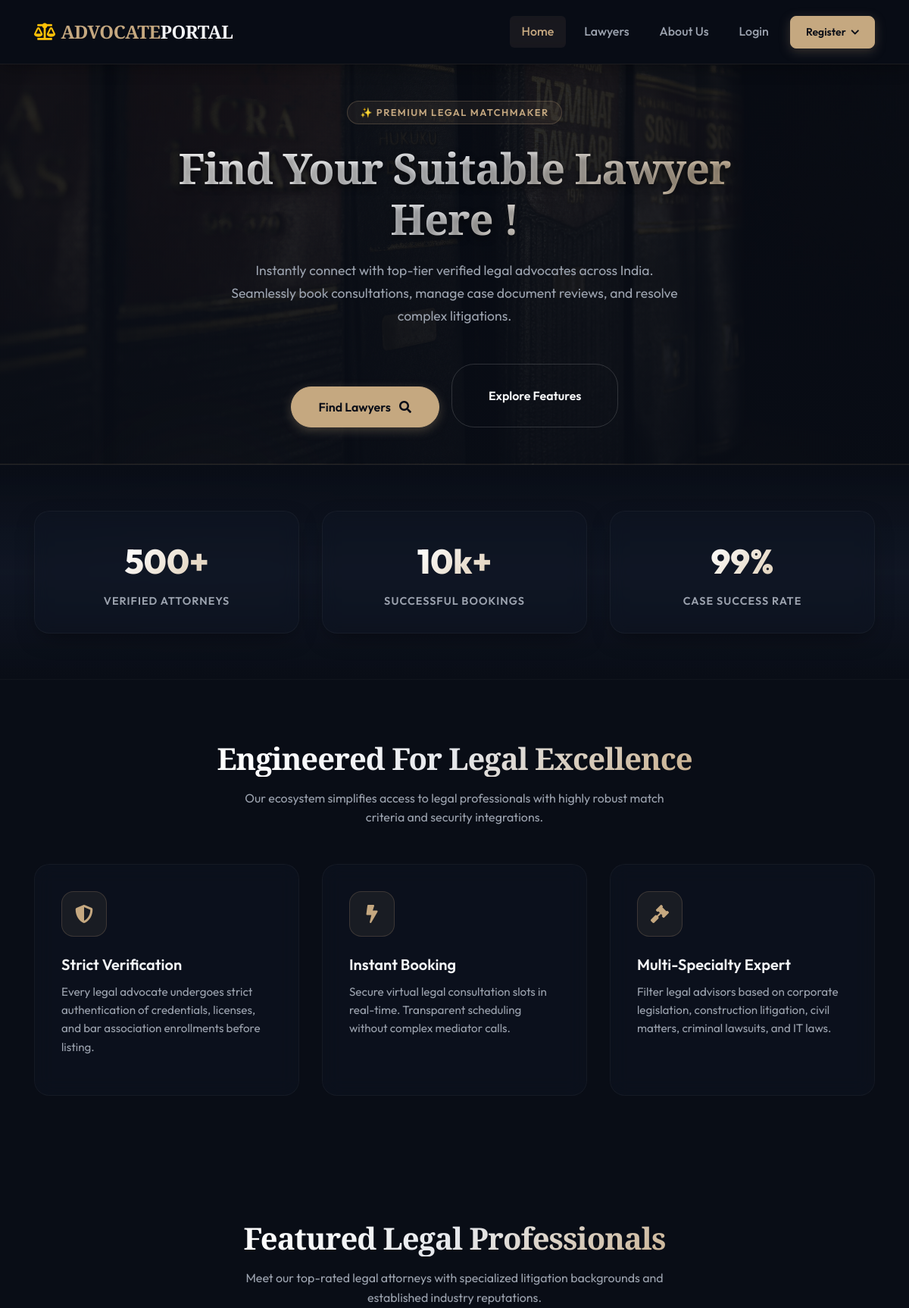
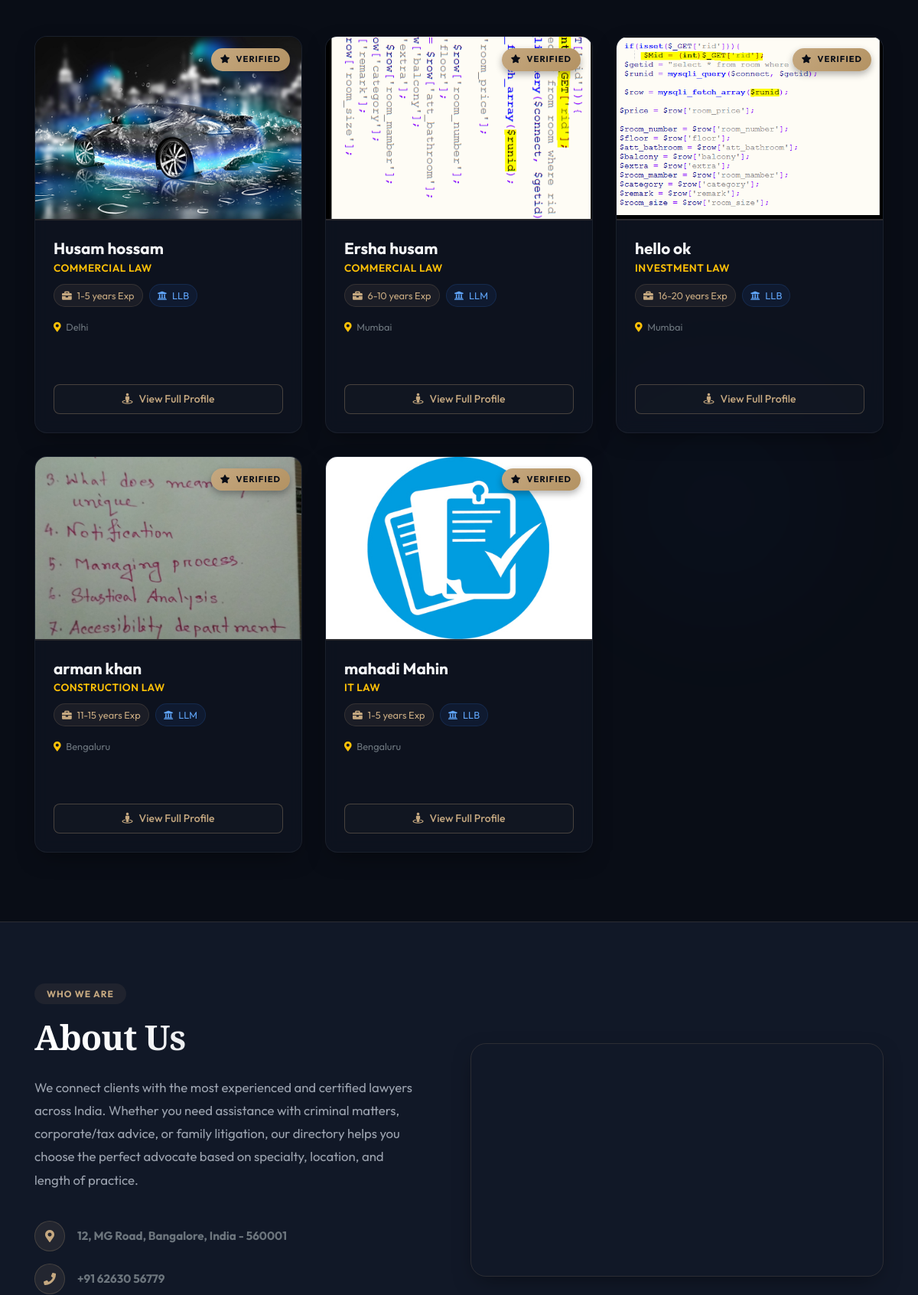
The page / (upper part) on the database its author committed (2 pictures, top to bottom).
### tables this page shows
CREATE TABLE `user` (
  `u_id` varchar(20) NOT NULL,
  `first_Name` varchar(100) NOT NULL,
  `last_Name` varchar(100) NOT NULL,
  `email` varchar(100) NOT NULL,
  `password` varchar(100) NOT NULL,
  `status` varchar(100) NOT NULL,
  `role` varchar(100) NOT NULL
);

CREATE TABLE `lawyer` (
  `lawyer_id` varchar(20) NOT NULL,
  `contact_Number` varchar(15) NOT NULL,
  `university_College` varchar(100) NOT NULL,
  `degree` varchar(100) NOT NULL,
  `passing_year` varchar(100) NOT NULL,
  `full_address` varchar(200) NOT NULL,
  `city` varchar(50) NOT NULL,
  `zip_code` varchar(50) NOT NULL,
  `practise_Length` varchar(100) NOT NULL,
  `case_handle` varchar(500) NOT NULL,
  `speciality` varchar(100) NOT NULL,
  `image` varchar(150) NOT NULL
);

### index.php (the view, shortened to what this page needs)
<!doctype html>
<html lang="en">
	<head>
		<link rel="stylesheet" href="https://use.fontawesome.com/releases/v5.8.1/css/all.css">
		<link rel="stylesheet" href="css/bootstrap.css">
		<link rel="stylesheet" href="css/style.css">
		<link rel="stylesheet" href="css/media.css">
	</head>
	<body>
		<div class="floating-orb orb-accent" style="top: 15%; left: 10%;"></div>
		<header class="customnav">
			<div class="container">
				<div class="row">
					<div class="col-md-12">
						<nav class="navbar navbar-expand-lg px-0">
							<a class="navbar-brand cus-a d-flex align-items-center" href="index.php" style="font-family: 'Playfair Display', serif; font-weight: 700; letter-spacing: -0.5px;">
								<i class="fas fa-balance-scale mr-2 text-warning" style="font-size: 1.4rem;"></i>
								<span>ADVOCATE<span style="color: var(--text-primary);">PORTAL</span></span>
							</a>
							<div class="collapse navbar-collapse" id="navbarSupportedContent">
								<ul class="navbar-nav ml-auto align-items-center">
									<li class="active">
										<a class="nav-link cus-a" href="index.php">Home</a>
									</li>
									<li class="">
										<a class="nav-link cus-a" href="lawyers.php">Lawyers</a>
									</li>
									<li class="">
										<a class="nav-link cus-a" href="#about-us">About Us</a>
									</li>
									<?php if(isset($_SESSION['login']) && $_SESSION['login'] == TRUE){ ?>
										<li class="">
											<a class="nav-link cus-a" href="user_dashboard.php">Dashboard</a>
										</li>
										<li class="">
											<a class="btn btn-sm btn-outline-light ml-2 px-3" href="logout.php" style="border-radius: 20px;">Logout</a>
										</li>
									<?php }else{ ?>
										<li class="">
											<a class="nav-link cus-a" href="login.php">Login</a>
										</li>
										<li class="nav-item dropdown">
											<a class="btn btn-sm btn-primary ml-2 px-4 py-2 text-dark font-weight-bold" href="#" id="navbarDropdown" role="button" data-toggle="dropdown" aria-haspopup="true" aria-expanded="false" style="border-radius: 30px; box-shadow: 0 4px 15px rgba(197,168,128,0.25);">
												Register <i class="fas fa-chevron-down ml-1" style="font-size: 0.75rem;"></i>
											</a>
										</li>
									<?php }?>
								</ul>
							</div>
						</nav>
					</div>
				</div>
			</div>
		</header>
		<section>
			<div class="banner">
				<div class="container">
					<div class="row align-items-center">
						<div class="col-md text-center py-5">
							<div class="banner_content">
								<div class="d-inline-flex align-items-center px-3 py-1 mb-4" style="background: rgba(197, 168, 128, 0.08); border: 1px solid rgba(197, 168, 128, 0.25); border-radius: 50px;">
									<span style="font-family: var(--font-sans); font-size: 0.8rem; font-weight: 600; letter-spacing: 1.5px; text-transform: uppercase; color: var(--accent);">
										✨ Premium Legal Matchmaker
									</span>
								</div>
								<h1>Find Your Suitable Lawyer Here !</h1>
								<p class="subtitle mb-5 mx-auto" style="max-width: 600px; font-size: 1.1rem; line-height: 1.7; color: var(--text-secondary);">
									Instantly connect with top-tier verified legal advocates across India. Seamlessly book consultations, manage case document reviews, and resolve complex litigations.
								</p>
								<div class="d-flex flex-wrap justify-content-center gap-3">
									<a href="searchLawyer.php"><button class="btn-lg cusbutton px-5">Find Lawyers <i class="fas fa-search ml-2"></i></button></a>
									<a href="#features" class="btn btn-lg btn-outline-light ml-3 px-5 d-flex align-items-center" style="border-radius: 30px; font-family: var(--font-sans); font-size: 1rem; font-weight: 600; border-color: rgba(255,255,255,0.15);">
										Explore Features
									</a>
								</div>
							</div>
						</div>
					</div>
				</div>
			</div>
		</section>
		<section class="stats-section">
			<div class="container">
				<div class="row">
					<div class="col-md-4 mb-4 mb-md-0">
						<div class="stat-card">
							<div class="stat-number">500+</div>
							<div class="stat-label">Verified Attorneys</div>
						</div>
					</div>
					<div class="col-md-4 mb-4 mb-md-0">
						<div class="stat-card">
							<div class="stat-number">10k+</div>
							<div class="stat-label">Successful Bookings</div>
						</div>
					</div>
					<div class="col-md-4">
						<div class="stat-card">
							<div class="stat-number">99%</div>
							<div class="stat-label">Case Success Rate</div>
						</div>
					</div>
				</div>
			</div>
		</section>
		<section class="features-section" id="features">
			<div class="container">
				<div class="row justify-content-center mb-5">
					<div class="col-md-8 text-center">
						<h2 class="section-title mb-3 font-serif" style="font-size: 2.5rem;">Engineered For Legal Excellence</h2>
						<p style="color: var(--text-secondary); max-width: 600px; margin: 0 auto;">Our ecosystem simplifies access to legal professionals with highly robust match criteria and security integrations.</p>
					</div>
				</div>
				<div class="row">
					<div class="col-md-4 mb-4">
						<div class="feature-card">
							<div class="feature-icon"><i class="fas fa-shield-alt"></i></div>
							<h3>Strict Verification</h3>
							<p>Every legal advocate undergoes strict authentication of credentials, licenses, and bar association enrollments before listing.</p>
						</div>
					</div>
					<div class="col-md-4 mb-4">
						<div class="feature-card">
							<div class="feature-icon"><i class="fas fa-bolt"></i></div>
							<h3>Instant Booking</h3>
							<p>Secure virtual legal consultation slots in real-time. Transparent scheduling without complex mediator calls.</p>
						</div>
					</div>
					<div class="col-md-4 mb-4">
						<div class="feature-card">
							<div class="feature-icon"><i class="fas fa-gavel"></i></div>
							<h3>Multi-Specialty Expert</h3>
							<p>Filter legal advisors based on corporate legislation, construction litigation, civil matters, criminal lawsuits, and IT laws.</p>
						</div>
					</div>
				</div>
			</div>
		</section>
		<section class="lawyerscard">
			<div class="container">
				<div class="row justify-content-center mb-5">
					<div class="col-md-8 text-center">
						<h2 class="section-title mb-3 font-serif" style="font-size: 2.5rem;">Featured Legal Professionals</h2>
						<p style="color: var(--text-secondary); max-width: 600px; margin: 0 auto;">Meet our top-rated legal attorneys with specialized litigation backgrounds and established industry reputations.</p>
					</div>
				</div>
				<div class="row">
					<?php
						$conn = connect();
						$result = mysqli_query($conn,"SELECT * FROM user,lawyer WHERE user.u_id=lawyer.lawyer_id AND user.status='Active' LIMIT 6");
						while($row = mysqli_fetch_array($result)) {
						?>
						<div class="col-md-4 d-flex">
							<div class="card d-flex flex-column justify-content-between">
								<div>
									<span class="badge-premium"><i class="fas fa-star mr-1"></i> Verified</span>
									<img src="images/upload/<?php echo $row["image"]; ?>" class="card-img-top cusimg img-fluid" alt="lawyer profile image">
									<div class="card-body">
										<h5 class="card-title" style="font-family: var(--font-sans); font-weight: 700; margin-bottom: 5px;">
											<?php echo htmlspecialchars($row["first_Name"] . ' ' . $row["last_Name"]); ?>
										</h5>
										<h6 class="card-title text-warning" style="font-size: 0.85rem; font-weight: 600; text-transform: uppercase; letter-spacing: 0.5px; margin-bottom: 12px;">
											<?php echo htmlspecialchars($row["speciality"]); ?>
										</h6>
										<div class="d-flex align-items-center mb-3">
											<span style="font-size: 0.8rem; padding: 4px 10px; background-color: rgba(197, 168, 128, 0.08); border: 1px solid rgba(197,168,128,0.15); border-radius: 20px; color: var(--accent);">
												<i class="fa fa-briefcase mr-1"></i> <?php echo htmlspecialchars($row["practise_Length"]); ?> Exp
											</span>
											<span class="ml-2" style="font-size: 0.8rem; padding: 4px 10px; background: rgba(59, 130, 246, 0.08); border: 1px solid rgba(59,130,246,0.15); border-radius: 20px; color: #60a5fa;">
												<i class="fas fa-university mr-1"></i> <?php echo htmlspecialchars($row["degree"]); ?>
											</span>
										</div>
										<p class="text-secondary small mb-0"><i class="fa fa-map-marker-alt text-warning mr-1"></i> <?php echo htmlspecialchars($row["city"]); ?></p>
									</div>
								</div>
								<div class="card-body pt-0">
									<a class="btn btn-sm btn-info btn-block mt-3 d-flex align-items-center justify-content-center py-2" href="single_lawyer.php?u_id=<?php echo $row["u_id"]; ?>" style="border-radius: 30px;">
										<i class="fa fa-street-view mr-2"></i> View Full Profile
									</a>
								</div>
							</div>
						</div>
						<?php
						}
					?>
				</div>
			</div>
		</section>
		<section class="aboutus" id="about-us">
			<div class="container">
				<div class="row align-items-center">
					<div class="col-md-6 ml-auto pr-md-5">
						<div class="d-inline-flex align-items-center px-3 py-1 mb-3" style="background: rgba(197, 168, 128, 0.08); border-radius: 50px;">
							<span style="font-size: 0.75rem; font-weight: 700; color: var(--accent); text-transform: uppercase; letter-spacing: 1px;">Who We Are</span>
						</div>
						<h1 class="mb-4">About Us</h1>
						<p style="font-size: 1.05rem; line-height: 1.8; color: var(--text-secondary);">We connect clients with the most experienced and certified lawyers across India. Whether you need assistance with criminal matters, corporate/tax advice, or family litigation, our directory helps you choose the perfect advocate based on specialty, location, and length of practice.</p>
						<div class="mt-4 pt-2">
							<div class="d-flex align-items-center mb-3">
								<div style="width: 40px; height: 40px; border-radius: 50%; background: rgba(197,168,128,0.1); border: 1px solid rgba(197,168,128,0.2); display:flex; align-items:center; justify-content:center; color: var(--accent);" class="mr-3">
									<i class="fa fa-map-marker-alt"></i>
								</div>
								<h5 class="mb-0 text-secondary" style="font-family: var(--font-sans); font-size: 0.95rem;">12, MG Road, Bangalore, India - 560001</h5>
							</div>
							<div class="d-flex align-items-center mb-3">
								<div style="width: 40px; height: 40px; border-radius: 50%; background: rgba(197,168,128,0.1); border: 1px solid rgba(197,168,128,0.2); display:flex; align-items:center; justify-content:center; color: var(--accent);" class="mr-3">
									<i class="fa fa-phone"></i>
								</div>
								<h5 class="mb-0 text-secondary" style="font-family: var(--font-sans); font-size: 0.95rem;">+91 62630 56779</h5>
							</div>
						</div>
					</div>
					<div class="col-md-6 mt-5 mt-md-0">
						<div class="embed-responsive embed-responsive-16by9" style="border-radius: 20px; overflow: hidden; border: 1px solid var(--border-color); box-shadow: var(--card-shadow);">
							<iframe class="embed-responsive-item" src="https://maps.google.com/maps?q=bangalore&t=&z=13&ie=UTF8&iwloc=&output=embed" allowfullscreen></iframe>
						</div>
					</div>
				</div>
			</div>
		</section>
	</body>
</html>

### rows shown on the page
user: lawyer.image (picture), first_Name+last_Name "Husam hossam", lawyer.speciality "COMMERCIAL LAW", lawyer.practise_Length "1-5 years", lawyer.degree "LLB", lawyer.city "Delhi"
user: lawyer.image (picture), first_Name+last_Name "Ersha husam", lawyer.speciality "COMMERCIAL LAW", lawyer.practise_Length "6-10 years", lawyer.degree "LLM", lawyer.city "Mumbai"
user: lawyer.image (picture), first_Name+last_Name "hello ok", lawyer.speciality "INVESTMENT LAW", lawyer.practise_Length "16-20 years", lawyer.degree "LLB", lawyer.city "Mumbai"
user: lawyer.image (picture), first_Name+last_Name "arman khan", lawyer.speciality "CONSTRUCTION LAW", lawyer.practise_Length "11-15 years", lawyer.degree "LLM", lawyer.city "Bengaluru"
user: lawyer.image (picture), first_Name+last_Name "mahadi Mahin", lawyer.speciality "IT LAW", lawyer.practise_Length "1-5 years", lawyer.degree "LLB", lawyer.city "Bengaluru"
